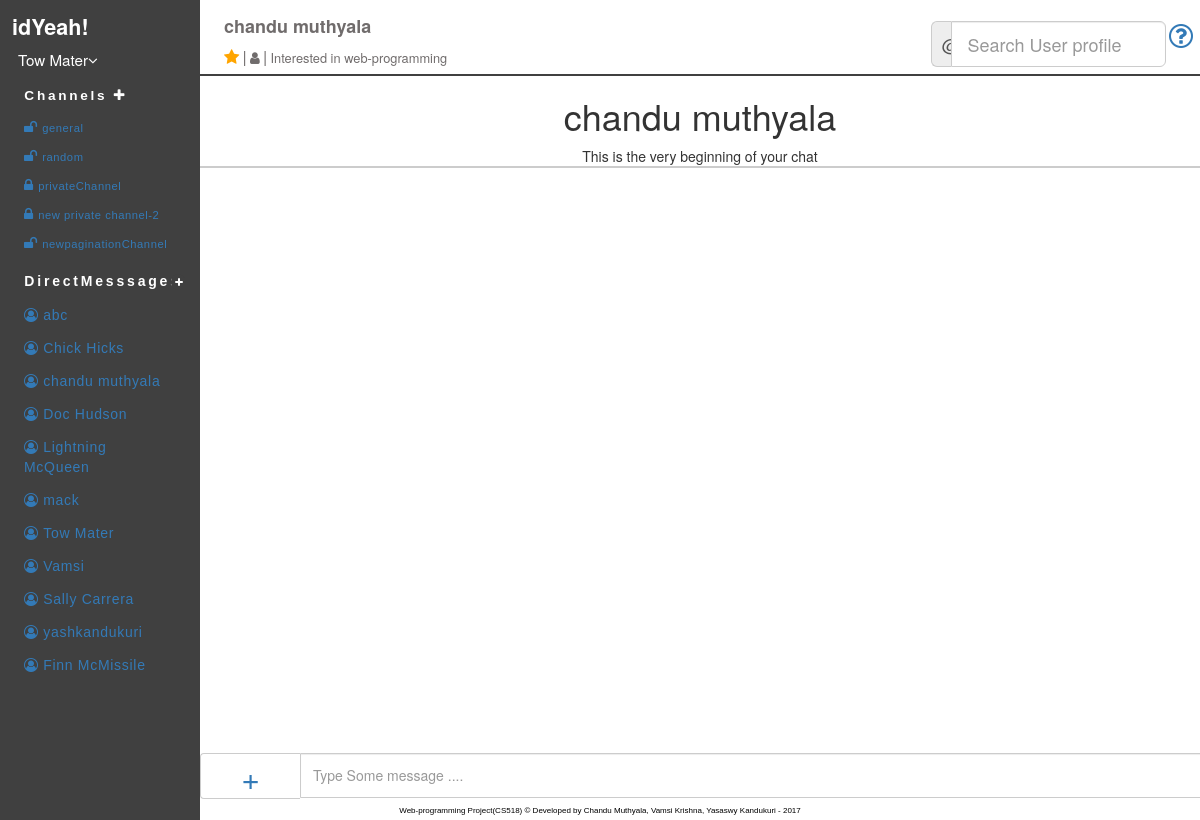
/index.php?email=cmuth001@odu.edu (signed in), run on the app's committed database.
### tables this page shows
CREATE TABLE IF NOT EXISTS `users` (
  `email` varchar(50) NOT NULL,
  `user_name` varchar(20) NOT NULL,
  `display_name` varchar(20) NOT NULL,
  `status` varchar(50) NOT NULL DEFAULT 'Available',
  `mode_id` int(10) NOT NULL DEFAULT '0',
  `display_pic` varchar(200) NOT NULL DEFAULT '0' COMMENT '0=gravatar,1=local pic',
  `description` varchar(200) NOT NULL DEFAULT 'bio',
  `password` varchar(20) NOT NULL,
  `phone_no` int(13) NOT NULL DEFAULT '1234567890',
  `skype_id` varchar(20) NOT NULL DEFAULT 'skype id',
  `timestamp` timestamp NOT NULL DEFAULT CURRENT_TIMESTAMP ON UPDATE CURRENT_TIMESTAMP
);

CREATE TABLE IF NOT EXISTS `channels` (
  `channel_id` int(20) NOT NULL,
  `channel_name` varchar(200) NOT NULL,
  `purpose` varchar(500) NOT NULL,
  `created_by_user_email` varchar(50) NOT NULL,
  `createdon` timestamp NOT NULL DEFAULT '0000-00-00 00:00:00' ON UPDATE CURRENT_TIMESTAMP,
  `access_specifiers` tinyint(1) NOT NULL DEFAULT '0',
  `isArchive` tinyint(1) NOT NULL DEFAULT '0'
);

### sqlQueries.php (the view, shortened to what this page needs)
<?php
$conn = new mysqli(DB_HOST, DB_USER, DB_PASSWORD,DB_NAME)
	OR die ('Could not connect to MySQL: '.mysql_error());
function getUserDetails($email){
	global $conn;
	$sql = "SELECT * FROM users where email= '".$email."'";
    $result = $conn->query($sql);
    $row = $result->fetch_assoc();
    return $row;
}
function getAllChannels($email){
	global $conn;
	$sql = "SELECT channels.channel_id,channels.channel_name,channels.access_specifiers, channels.isArchive FROM `userChannels` join channels on userChannels.channel_id=channels.channel_id where userChannels.user_email="."'$email'";
    $result = mysqli_query($conn, $sql);
    $string = "";
    while(($row = mysqli_fetch_assoc($result)))
	{
		if(intval($row['access_specifiers'])==1){
			if(intval($row['isArchive'])==1){
				$string=$string."<li ><a class= 'listbg' href=index.php?channel=".$row['channel_id']."><i style='font-size: 100%;padding-right: 3%;' class='fa fa-archive'></i>".$row['channel_name']."</a></li>";
			}else{
				$string=$string."<li ><a class= 'listbg' href=index.php?channel=".$row['channel_id']."><i style='font-size: 126%;padding-right: 3%;' class='fa fa-lock'></i>".$row['channel_name']."</a></li>";
			}
		}
		else{
			if(intval($row['isArchive'])==1){
				$string=$string."<li ><a class= 'listbg' href=index.php?channel=".$row['channel_id']."><i style='font-size: 100%;padding-right: 3%;' class='fa fa-archive'></i>".$row['channel_name']."</a></li>";
			}else{
				$string=$string."<li ><a class= 'listbg' href=index.php?channel=".$row['channel_id']."><i style='font-size: 126%;padding-right: 3%;' class='fa fa-unlock'></i>".$row['channel_name']."</a></li>";
			}
		}
	}
	return $string;
}
function getAllUsers(){
	global $conn;
	$sql = "SELECT * FROM users";
    $result = mysqli_query($conn, $sql);
    $string = "";
    while(($row = mysqli_fetch_assoc($result)))
	{
    	$string=$string."<li ><a class= 'listbg' href=\"./index.php?email=".trim($row['email'])."\"><i class ='fa' style = 'padding-right: 3%;'>&#xf2be;</i>".$row['user_name']."</a></li>";
	}
	return $string;
}
function getDirectMessages($toEmail,$start){
	global $conn;
	$sql = "select * from ( SELECT * FROM `direct_message` join users on users.email=direct_message.from_email where (direct_message.to_email='$toEmail' and direct_message.from_email='".$_SESSION['email']."') or (direct_message.from_email='$toEmail' and direct_message.to_email='".$_SESSION['email']."') ORDER by directmsg_id DESC LIMIT $start,10) as temp ORDER BY directmsg_id ASC";
    $result = mysqli_query($conn, $sql);
    $row_cnt = $result->num_rows;
	$toEmailDetails =getUserDetails($toEmail);
    $string = "";
    if($row_cnt>=10){
    	$loadMore = "<div id = 'loadMoreDirectMessages".$_SESSION['lastLimit']."' class='col-xs-12 noPadding'><div class = 'col-xs-5 noPadding'></div><div class ='col-xs-2 noPadding ' style='text-align:center;font-style: italic;color: #337ab7; margin-top: 8px;cursor:pointer;'><span class ='loadMoreDirectMessages' style='text-align:center;' id='".$_SESSION['lastLimit']."'>load more</span></div><div class = 'col-xs-5 noPadding'></div></div>";
    }else{
    	$loadMore="<div col-xs-12 style='text-align:center; oncopy='return false' oncut='return false' onpaste='return false'><h1>".$toEmailDetails['user_name']."</h1><p style='border-bottom: 2px solid #ccc;'>This is the very beginning of your chat</p></div>";
    }
	$string =$string.$loadMore;
	return $string;
}
 ?>

### index.php (shortened to what this page needs)
<?php
include_once "sqlQueries.php";
?>
<html>
	<head>
		<link rel="stylesheet" type="text/css" href="index.css">
		<link rel="stylesheet" type="text/css" href="messages/messages.css">
		<link rel="stylesheet" href="https://maxcdn.bootstrapcdn.com/bootstrap/3.3.7/css/bootstrap.min.css">
		<link rel="stylesheet" href="https://cdnjs.cloudflare.com/ajax/libs/font-awesome/4.7.0/css/font-awesome.min.css">
		<link rel="stylesheet" type="text/css" href="css/tags/jquery-ui.css">
		<link rel="stylesheet" href="https://cdnjs.cloudflare.com/ajax/libs/jquery-confirm/3.3.0/jquery-confirm.min.css">
		<link rel="stylesheet" type="text/css" href="css/tags/bootstrap-tokenfield.css">
		<link rel="stylesheet" type="text/css" href="css/tags/bootstrap-tokenfield.css">
	</head>
	<body>
		<div class="container nopadding col-xs-12" >
			<div class = "col-xs-12 nopadding " style='border-bottom: 0.15em solid  #404040;'>
				<div  class = " col-xs-2 nopadding" style="background-color: #404040;height: 74px;color: white;padding: 1% !important;
">
						<div>
							<div><label style='font-size: 2.7vh;'>idYeah!</label></div>
							<div class="dropdown">
								<button onclick="userMenu()" class="dropbtn"><?php $result = getUserDetails($_SESSION['email']); echo $result['display_name'];?><i class="fa fa-angle-down"></i></button>
							</div>
						</div>
				</div>
				<div class="col-xs-10 nopadding" style="    z-index: 100; height: 74px;background-color: white;padding-left: 2% !important;padding-top: 14px !important;">
					<div class ="col-xs-3 nopadding " style='font-size: 1.46vh;'>
							<?php
								$userChannels = userChannels($_SESSION['email']);
								if (isset($_GET["channel"])){
									if (in_array($_GET["channel"], $userChannels)) {
										$result = getChannelName($_GET["channel"],$_SESSION['email']);
									}else{
										$result = "<div><label class = 'channel_title'><b>Channel Title</b></label>";
									}
								}else if(isset($_GET["email"])){
									$userDetails = getUserDetails($_GET["email"]);
									echo "<div><label class = 'channel_title'><b>".$userDetails['user_name']."</b></label>";
								}
								else{
									$result = "<div><label class = 'channel_title'><b>Channel Title</b></label>";
								}
							?>
					</div>
						<div class = "detailsOfChannel">
							<span class="fa fa-star checked"></span>
							<span class= "divider">|</span>
							<?php
								if (isset($_GET["channel"])){
									echo "<i style='font-size: 117%;color: #706c6c; cursor:pointer;' class='fa fa-users dropdown-toggle' data-toggle='dropdown' aria-hidden='true'></i>";
								}else{
									echo "<i style='font-size: 117%;color: #706c6c; cursor:pointer;' class='fa fa-user dropdown-toggle' data-toggle='dropdown' aria-hidden='true'></i>";
								}
							?>
							<span class= "divider">|</span>
							<span class = "purposeChannel">
								<?php
									if (isset($_GET["channel"])){
										$result = "";
										if (in_array($_GET["channel"], $userChannels)) {
											$result = getChannelDetails($_GET["channel"]);
										}
										echo $result['purpose'];
									}else{
										$userDetails = getUserDetails($_GET["email"]);
										echo $userDetails['status'];
									}
							?>
							</span>
						</div>
					</div>
					<div class ="col-xs-4 nopadding ">
					</div>
					<div class ="col-xs-5 nopadding ">
						<div class ="col-xs-11 nopadding ">
							<div class="input-group input-group-lg profileSearchField">
							  <span class="input-group-addon" id="sizing-addon1" style='padding: 3% 4%;'>@</span>
							  <input type="text" class="form-control" class ='profileSearchInputField' id ='profileSearchInputField' placeholder="Search User profile" aria-label="Username" aria-describedby="sizing-addon1">
							</div>
						</div>
						<div class ="col-xs-1 nopadding ">
							<div class ="col-xs-1 nopadding "></div>
							<div class ="col-xs-10 nopadding ">
							<div class = 'helpPage'>
								<a href= 'helpPage.html' target='_blank' title='help'><i class="fa fa-question-circle-o" aria-hidden="true" style='font-size:200%'></i></a>
							</div>
						</div>
						</div>
					</div>
				</div>
			</div>
			<div class="col-xs-12 nopadding">
		        <div class="col-xs-2  leftSideMenu nopadding">
		            <div >
		                <ul class="col-xs-12 nav nav-list nopadding">
		                    <li>
		                    	<div class="col-xs-12 channeldiv">
		                    		<div class="col-xs-11 nopadding">
		                    			<b><a class ="link" href= "inviteMembersToChannel.php">Channels</a></b>
		                    			<a href = 'newChannel.php' class = 'newChannel'><i class="fa fa-plus"></i></a>
		                    		</div>
	        					</div>
	        					<div id="Channel">
				                        <ul class="nav nav-list tree starredList">
				                 			<?php
				                 				$user_array = getUserDetails($_SESSION['email']);
				                            	$result =getAllChannels($user_array['email']);
				                            	echo $result
				                            ?>
				                        </ul>
		                    	</div>
		                    </li>
		                   	<li>
		                    	<div class="col-xs-12 directmsgdiv ">
		                    		<div class="col-xs-11 nopadding">
		                    			<b><a class ="link" href= "">DirectMesssages</a></b>
		                    		</div>
		                    		<div class="col-xs-1  icon-plus nopadding">
	        						</div>
	        					</div>
        						<div id="directmsg">
			                        <ul class="nav nav-list tree directmsgList">
			                            <?php $result =getAllUsers();echo $result ?>
			                        </ul>
	                    		</div>
		                    </li>
		                </ul>
		            </div>
		        </div>
		        <div id='message_container' class ='col-xs-10 headrow nopadding' style='min-height:93%;background-color: white; '>
		        	<div class ='col-xs-12 nopadding' style='height:91%;overflow-y: auto; overflow-x: hidden;position:relative;'>
			        	<div class = 'message_wrapper'>
			        	<?php
			        		$userChannels = userChannels($_SESSION['email']);
			        		if (isset($_GET['channel'])){
			        			if (in_array($_GET['channel'], $userChannels)) {
			        				$_SESSION['lastLimit']=0;
				        			$result =getChannelMessages($_GET['channel'],0);
				        		}else{
				        			$result ="<h1 class ='emptyChannel'>Requested Channel does not exist</h1>";
				        		}
				        	}else if (isset($_GET['email'])){
				        			$result =getDirectMessages($_GET['email'],0);
				        	}else{
				        		$result ="<h1 class ='emptyChannel'>Please select channel</h1></div>";
				        	}
			        		echo $result;
			        	?>
			        </div>
			        <?php
						if (isset($_GET['email'])){
				        	$string='';
								$string = $string."<form action ='messages/messages.php'  method = 'post'>";
									$string = $string."<div id='footer' class ='col-xs-12 nopadding '>";
										$string = $string."<div class='input-group input-group-lg textinput'>";
										$string=$string."<div class='col-xs-1  dropup nopadding'><span class='multipleOptions input-group-addon dropdown-toggle' data-toggle='dropdown' id='sizing-addon1'><a style='text-decoration: none;font-size:32px; ' href=''>+</a></span>";
											$string = $string."<ul class='dropdown-menu'>";
												$string = $string."<li><a class ='codeButton' data-toggle='modal' data-target='#myModal' href=''><i class='fa fa-code postingOptionMenu' aria-hidden='true'></i>Code </a></li>";
												$string = $string."<li><a href='' data-toggle='modal' data-target='#documentUpLoadModal' ><i class='fa fa-file-text postingOptionMenu' aria-hidden='true'></i>Document Upload</a></li>";
												$string = $string."<li><a href='' data-toggle='modal' data-target='#imageUpLoadModal' ><i class='fa fa-picture-o postingOptionMenu' aria-hidden='true'></i>Image Upload</a></li>";
												$string = $string."<li><a href='' data-toggle='modal' data-target='#imageURLModal'><i class='fa fa-link postingOptionMenu ' aria-hidden='true'></i> Upload Image URL</a></li>";
												$string = $string."</ul>";
											$string = $string."</div>";
											$string = $string."<div class ='col-xs-11 nopadding'>";
											$string = $string."<input type='hidden' name='toEmail'  value=".htmlspecialchars($_GET['email']).">";
											$string = $string."<input type='hidden' name='fromEmail' value=".$_SESSION['email'].">";
											$string = $string."<input type='text' class='form-control message' name = 'message'  placeholder= 'Type Some message ....' aria-describedby='sizing-addon1' autofocus required><input type='hidden' name='text' value='0'>";
										$string = $string."</div></div>";
									$string = $string."</div>";
								$string = $string."</form></div>";
							echo $string;
						}
			        ?>
		        	</div>
			</div>
		</div>
		<footer>
			<div class="copyRight col-md-12">
				<span>Web-programming Project(CS518)</span><span> © Developed by Chandu Muthyala, Vamsi Krishna, Yasaswy Kandukuri - 2017</span>
			</div>
		</footer>
	</body>
</html>

### index.css (style rules this page uses)
.headrow { height: 70px; }
.profileSearchField { width: 63%; float: right; margin-top: 7px; }
.leftSideMenu { background-color: #404040; padding: 0px 0; overflow-y: auto; overflow-x: hidden; height: 93%; }
.message { height: 45px !important; border-bottom-right-radius: 5px !important; border-top-right-radius: 5px !important; }
.multipleOptions { background-color: white !important; }
.listbg { font-family: "Comic Sans MS", cursive, sans-serif; letter-spacing: 0.05em; margin-bottom: 5px; padding: 2% 12% !important; }
head,body { width: 100%; margin: 0 auto; overflow: hidden; font-size: 1.5vh; }
.nopadding { padding: 0px !important; }
#footer { position: fixed; bottom: 0; min-height: 4.8em !important; }
.starredList { margin-top: 10%; font-size: 1.4vh; }
.channeldiv { background-color: transparent; padding-top: 5%; font-family: "Comic Sans MS", cursive, sans-serif; letter-spacing: 0.2em; font-size: 1.7vh; }
.directmsgdiv { background-color: transparent; padding-bottom: 5%; padding-top: 5%; font-family: "Comic Sans MS", cursive, sans-serif; letter-spacing: 0.2em; }
.textinput { width: 100%; }
.link { color:white; padding-left: 6%; }
.directmsgList { margin-top: 10%; }
.icon-plus { background-color: #404040; border-radius:8px; -webkit-border-radius:8px; -moz-border-radius:8px; width: 16px; height: 16px; position: relative; top:0; left:0; margin-top: 3px; }
.icon-plus:after { background-color: #fff; width: 8px; height: 2px; border-radius: 1px; -webkit-border-radius: 1px; -moz-border-radius: 1px; position: absolute; top:7px; left: 4px; content:""; }
.icon-plus:before { background-color: #fff; width: 2px; height: 8px; border-radius: 1px; -webkit-border-radius: 1px; -moz-border-radius: 1px; position: absolute; top:4px; left: 7px; content:""; }
.channel_title { font-size: 154%; color: #706c6c; }
.checked { color: orange; font-size: 141% !important; }
.divider { font-size: 140%; color: #706c6c; }
.purposeChannel { font-size: 110%; color: #706c6c; }
.newChannel { color:white; cursor:pointer; }
.dropbtn { background-color: #404040; color: white; font-size: 18px; border: none; cursor: pointer; font-size: 1.9vh; }
.dropdown { position: relative; display: inline-block; z-index: 100; }
.helpPage { position: absolute; z-index: 100; margin-top: 30%; }
.copyRight { position: fixed !important; bottom: 0px; z-index: 100; font-size: 1vh; text-align: center; color: black; padding-top: 1em; padding-bottom: 0.4em; font-family: "Comic Sans MS", cursive, sans-serif; }

### data on the page
users: display_name "Tow Mater", user_name "Tow Mater"
users: user_name "chandu muthyala", status "Interested in web-programming"
channels: channel_name "general"
channels: channel_name "random"
channels: channel_name "privateChannel"
channels: channel_name "new private channel-2"
channels: channel_name "newpaginationChannel"
users: user_name "abc"
users: user_name "Chick Hicks"
users: user_name "Doc Hudson"
users: user_name "Lightning McQueen"
users: user_name "mack"
users: user_name "Vamsi"
users: user_name "Sally Carrera"
users: user_name "yashkandukuri"
users: user_name "Finn McMissile"
